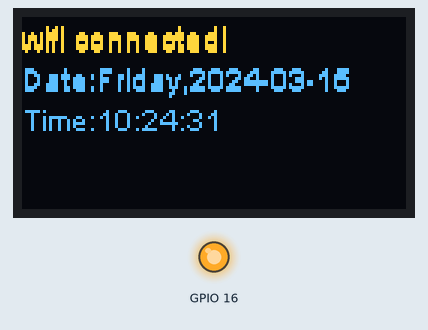
Simulated run of this sketch. Board: ESP32. Parts: 128×64 one-colour display, output pins drawn as LEDs (lit = HIGH). The OLED is the two-colour kind (top 16 rows yellow); WiFi joins after 1.5 s; servers stay silent unless stated; the local clock reads 2024-03-15 10:24:30 at power-on unless the sketch sets it; what the sketch prints to the serial monitor is not drawn.

Above: at 2.1 s.
At 5.0 s:
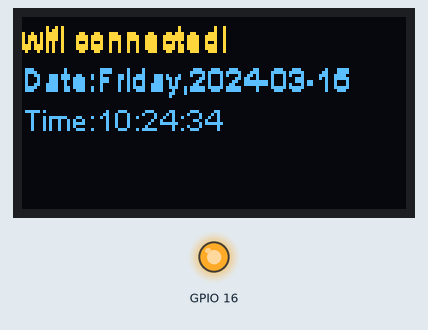
At 9.8 s:
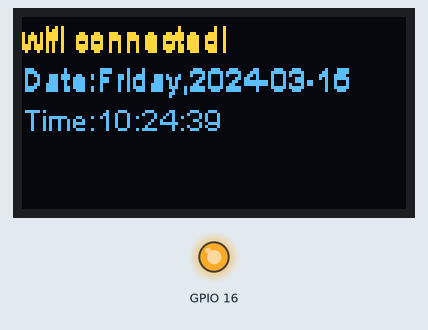
At 18.5 s:
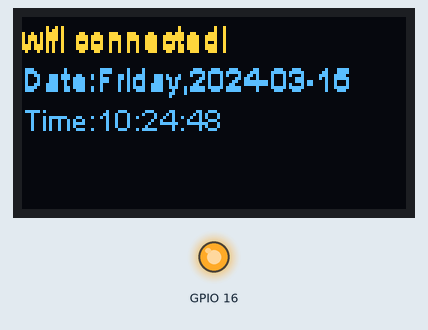
At 28.2 s:
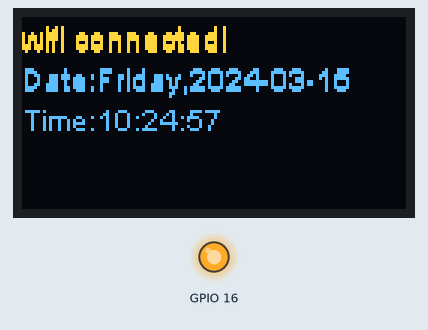
At 38.8 s:
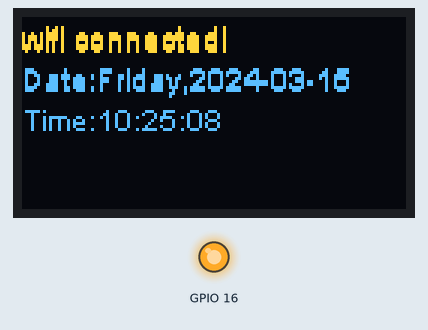

Measured:
- what the display in image 0 shows lasts 0.9 s, from 2.1 s to 3.0 s

The sketch:

NTP.ino
```cpp
#include <ETH.h>
#include <WiFi.h>
#include <WiFiAP.h>
#include <WiFiClient.h>
#include <WiFiGeneric.h>
#include <WiFiMulti.h>
#include <WiFiSTA.h>
#include <WiFiScan.h>
#include <WiFiServer.h>
#include <WiFiType.h>
#include <WiFiUdp.h>

//#include <Adafruit_SSD1306.h>

#include <Adafruit_SSD1306.h>
#include <splash.h>
#include <esp_wifi.h>

//#include <wifi.h>

// This example just provide basic function test;
// For more informations, please vist www.heltec.cn or mail to support@heltec.cn

 #include <Wire.h>  // Only needed for Arduino 1.6.5 and earlier
 #include "SSD1306.h" // alias for `#include "SSD1306Wire.h"`
 #include "time.h"

//OLED pins to ESP32 GPIOs via this connecthin:
//OLED_SDA -- GPIO4
//OLED_SCL -- GPIO15
//OLED_RST -- GPIO16


const char* ssid ="kkklu";//"WXzhdtjt875";
const char* password="12345678";//"zhdtjt875";
struct tm timeinfo;
struct tm SZtimeinfo;
SSD1306  display(0x3c, 4, 15);

#define NTP1 "192.168.21.211"
#define NTP3 "ntp3.aliyun.com"
//HardwareSerial myserial(2);

/*
unsigned int intToBCD(int );

void tmToSZformat(const tm & timeinfo,tm & SZtimeinfo) //SZtimeinfo * toSZformat
{

    SZtimeinfo.tm_sec= intToBCD(timeinfo.tm_sec);
    SZtimeinfo.tm_min=intToBCD(timeinfo.tm_min);
    SZtimeinfo.tm_hour=intToBCD(timeinfo.tm_hour);
    SZtimeinfo.tm_mday=intToBCD(timeinfo.tm_mday);
    SZtimeinfo.tm_mon=intToBCD(timeinfo.tm_mon);
    SZtimeinfo.tm_year=intToBCD(timeinfo.tm_year-100); //自1900年起的年数
    SZtimeinfo.tm_wday=intToBCD(timeinfo.tm_wday); //一周算起的第几天 0-6


}

unsigned int intToBCD(int s)
{
 unsigned int tmp=0;
 switch(s)
 {
  case 0:
   tmp=0xFF;
   break;
  case 1:
   tmp=0xFD;
   break;
  case 2:
   tmp=0xFB;
   break;
  case 3:
   tmp=0xF9;
   break;
  case 4:
   tmp=0xF7;
   break;
  case 5:
   tmp=0xF5;
   break;
  case 6:
   tmp=0xF3;
   break;
  case 7:
   tmp=0xF1;
   break;
  case 8:
   tmp=0xEF;
   break;
  case 9:
   tmp=0xED;
   break;
  case 10:
   tmp=0xDF;
   break;
  case 11:
   tmp=0xDD;
   break;
  case 12:
   tmp=0xDB;
   break;
  case 13:
   tmp=0xD9;
   break;
  case 14:
   tmp=0xD7;
   break;
  case 15:
   tmp=0xD5;
   break;
  case 16:
   tmp=0xD3;
   break;
  case 17:
   tmp=0xD1;
   break;
  case 18:
   tmp=0xCF;
   break;
  case 19:
   tmp=0xCD;
   break;
  case 20:
   tmp=0xBF;
   break;
  case 21:
   tmp=0xBD;
   break;
  case 22:
   tmp=0xBB;
   break;
  case 23:
   tmp=0xB9;
   break;
  case 24:
   tmp=0xB7;
   break;
  case 25:
   tmp=0xB5;
   break;
  case 26:
   tmp=0xB3;
   break;
  case 27:
   tmp=0xB1;
   break;
  case 28:
   tmp=0xAF;
   break;
  case 29:
   tmp=0xAD;
   break;
  case 30:
   tmp=0x9F;
   break;
  case 31:
   tmp=0x9D;
   break;
  case 32:
   tmp=0x9B;
   break;
  case 33:
   tmp=0x99;
   break;
  case 34:
   tmp=0x97;
   break;
  case 35:
   tmp=0x95;
   break;
  case 36:
   tmp=0x93;
   break;
  case 37:
   tmp=0x91;
   break;
  case 38:
   tmp=0x8F;
   break;
  case 39:
   tmp=0x8D;
   break;
  case 40:
   tmp=0x7F;
   break;
  case41:
    tmp=0x7D;
   break;
  case 42:
   tmp=0x7B;
   break;
  case 43:
   tmp=0x79;
   break;
  case 44:
   tmp=0x77;
   break;
  case 45:
   tmp=0x75;
   break;
  case 46:
   tmp=0x73;
   break;
  case 47:
   tmp=0x71;
   break;
  case 48:
   tmp=0x6F;
   break;
  case 49:
   tmp=0x6D;
   break;
  case 50:
   tmp=0x5F;
   break;
  case 51:
   tmp=0x5D;
   break;
  case 52:
   tmp=0x5B;
   break;
  case 53:
   tmp=0x59;
   break;
  case 54:
   tmp=0x57;
   break;
  case 55:
   tmp=0x55;
   break;
  case 56:
   tmp=0x53;
   break;
  case 57:
   tmp=0x51;
   break;
  case 58:
   tmp=0x4F;
   break;
  case 59:
   tmp=0x4D;
   break;
  default: tmp=0;break;
  }
 //std::cout<<"tmp="<<tmp<<std::endl;
 return tmp;
}
*/
void setup() {
  Serial.begin(115200);
  //myserial.begin(115200,SERIAL_8N1,16,17); //效果跟Serial2一样
  Serial2.begin(4800);

  // put your setup code here, to run once:
  pinMode(16,OUTPUT);
  digitalWrite(16, LOW);    // set GPIO16 low to reset OLED
  delay(50);
  digitalWrite(16, HIGH); // while OLED is running, must set GPIO16 in high
  delay(50);

  display.init();
  //display.flipScreenVertically();
  display.setContrast(255);


  WiFi.begin(ssid,password);
  while(WiFi.status()!=WL_CONNECTED)
  {
    delay(500);
    Serial.print(".");
  }
  WiFi.setAutoReconnect(true);

configTime(60*60*8,-30,NTP3,"ntp1,aliyun.com","ntp2.aliyun.com");
while(!getLocalTime(&timeinfo))delay(10);


  Serial.println("Connected success!");
  Serial.println(WiFi.localIP()); //显示wifi的ip
 /*
  display.setLogBuffer(5, 30);
  display.println("Connected success!");
  display.drawLogBuffer(0, 0);
  display.display();
  delay(1000);
  display.clear();
 */

}

void loop() {
  // put your main code here, to run repeatedly:

//  Serial.println("Connected success!");
  /*************初始化变量***********/
  wl_status_t wifiInfo;
  char header=0xAA,end=0x00;
  //char  cHeader=0x9B;//0x9B;
  //char date[8]={00,23,05,31,3,20,8,11};//{0xB9, 0xF5,0xAD,0xFD};
/***************get local time**********************/
 if(getLocalTime(&timeinfo))
 {
   Serial.println(&timeinfo,"%A,%Y-%m-%d %H:%M:%S");
   Serial.println(timeinfo.tm_sec);

  //=========按青岛时钟的格式通过serial2发送到PC，一共9个字符========//
  //tmToSZformat(timeinfo,SZtimeinfo);
  //Serial2.println(&timeinfo,"%Y-%m-%d %H:%M:%S");

   Serial2.print(header);
   Serial2.print(end); //0x00
   Serial2.print((char)(timeinfo.tm_year-88));
   Serial2.print((char)(timeinfo.tm_mon+1));
   //Serial2.print(&timeinfo,"%m");
   Serial2.print((char)timeinfo.tm_mday);
   Serial2.print((char)timeinfo.tm_wday);
    /*
    Serial2.print(date[0]);
    Serial2.print(date[1]);
    Serial2.print(date[2]);
    Serial2.print(date[3]);
    Serial2.print(date[4]);
    Serial2.print(date[5]);
    Serial2.print(date[6]);
    Serial2.print(date[7]);
    */
   //Serial2.print(&timeinfo,"%S");

  Serial2.print((char)(timeinfo.tm_hour+8),DEC);
  Serial2.print((char)timeinfo.tm_min,DEC);
  Serial2.print((char)timeinfo.tm_sec,DEC);


   delay(450);

 }
 else
 {
   Serial.println("fail to get ntp server");
 }

/**************查询wifi状态 lost后reconnect*********/
  display.setLogBuffer(5, 30);
  if(WiFi.status()==WL_CONNECTED)
  {

  display.println("wifi connected! ");
  Serial.println("wifi connected!");
  }
  else
  {
    wifiInfo=WiFi.status();//wifiInfo=WiFi.begin(ssid,password);
    WiFi.disconnect();
    WiFi.begin(ssid,password);
    WiFi.reconnect();
    display.println("wifi lost!");
    Serial.println("wifi lost");
    Serial.println(wifiInfo);
    delay(2000);
  }
  /***************显示时间*************************************/
  display.drawLogBuffer(0, 0);
  //display.display();
  // delay(1000);
  //display.clear();
  display.print("Date:");
  display.println(&timeinfo,"%A,%Y-%m-%d");
  display.drawLogBuffer(0, 1);

  display.print("Time:");
  display.println(&timeinfo, "%H:%M:%S");
  display.drawLogBuffer(0, 2);

  display.display();
  delay(500);
  display.clear();

}
```
